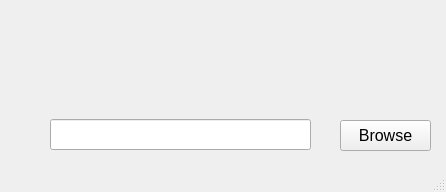
<?xml version="1.0" encoding="UTF-8"?>
<ui version="4.0">
 <class>MainWindow</class>
 <widget class="QMainWindow" name="MainWindow">
  <property name="geometry">
   <rect>
    <x>0</x>
    <y>0</y>
    <width>446</width>
    <height>192</height>
   </rect>
  </property>
  <property name="windowTitle">
   <string>MainWindow</string>
  </property>
  <widget class="QWidget" name="centralwidget">
   <widget class="QLineEdit" name="file_name">
    <property name="geometry">
     <rect>
      <x>50</x>
      <y>119</y>
      <width>261</width>
      <height>31</height>
     </rect>
    </property>
   </widget>
   <widget class="QPushButton" name="pushButton_browse">
    <property name="geometry">
     <rect>
      <x>340</x>
      <y>120</y>
      <width>91</width>
      <height>31</height>
     </rect>
    </property>
    <property name="font">
     <font>
      <pointsize>12</pointsize>
     </font>
    </property>
    <property name="text">
     <string>Browse</string>
    </property>
   </widget>
  </widget>
  <widget class="QMenuBar" name="menubar">
   <property name="geometry">
    <rect>
     <x>0</x>
     <y>0</y>
     <width>446</width>
     <height>18</height>
    </rect>
   </property>
  </widget>
  <widget class="QStatusBar" name="statusbar"/>
 </widget>
 <resources/>
 <connections>
  <connection>
   <sender>pushButton_browse</sender>
   <signal>clicked()</signal>
   <receiver>MainWindow</receiver>
   <slot>show()</slot>
   <hints>
    <hint type="sourcelabel">
     <x>398</x>
     <y>153</y>
    </hint>
    <hint type="destinationlabel">
     <x>385</x>
     <y>92</y>
    </hint>
   </hints>
  </connection>
 </connections>
</ui>
